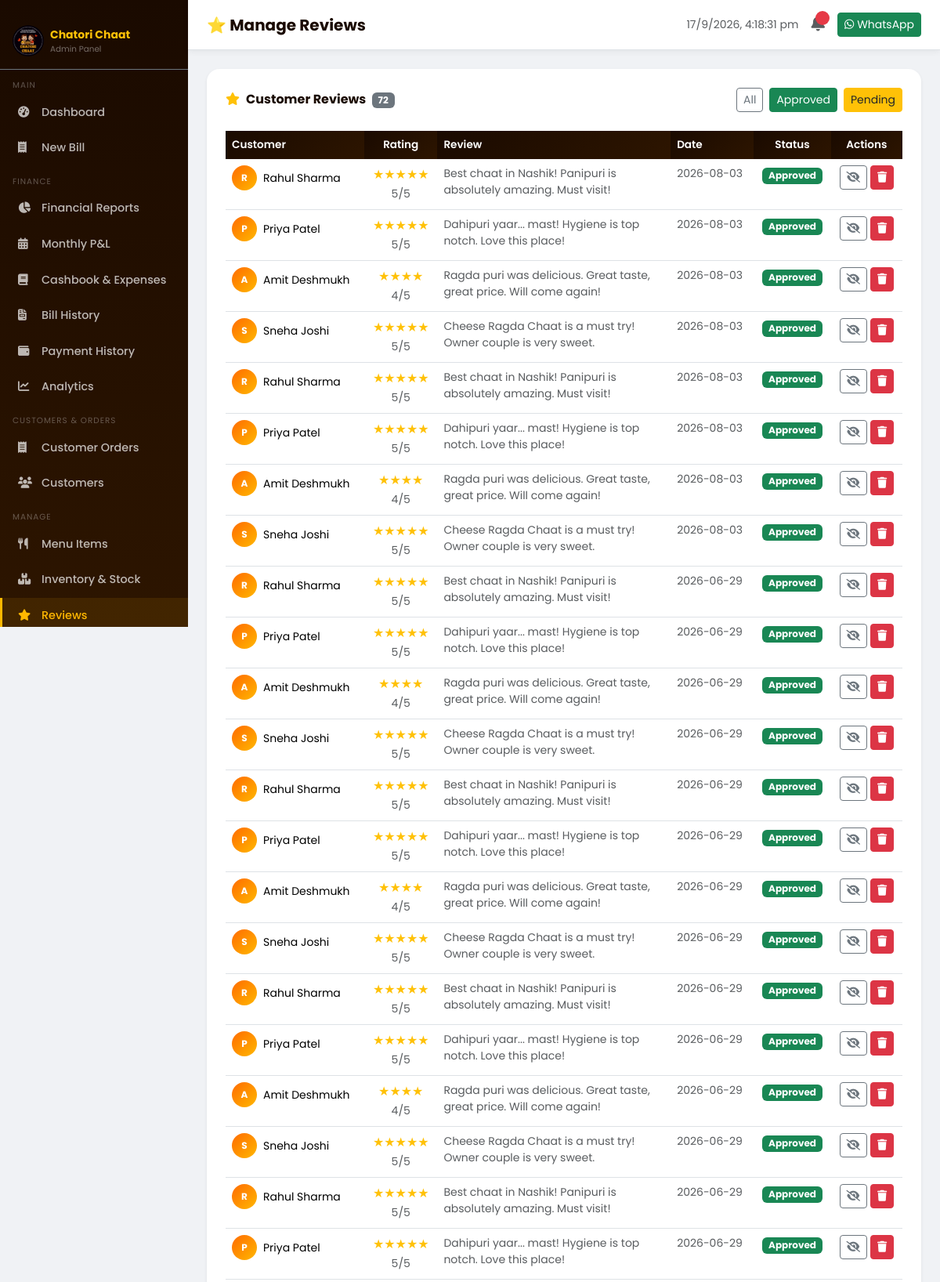
The page /admin/reviews (signed in, upper part) on the database its author committed.
### tables this page shows
CREATE TABLE reviews (
            id INTEGER PRIMARY KEY AUTOINCREMENT,
            name TEXT NOT NULL,
            rating INTEGER NOT NULL CHECK(rating BETWEEN 1 AND 5),
            comment TEXT,
            source TEXT DEFAULT 'website',
            approved INTEGER DEFAULT 1,
            created_at TIMESTAMP DEFAULT CURRENT_TIMESTAMP
        );

### app.py (the view)
@app.route('/admin/reviews')
@login_required
def admin_reviews():
    conn = get_db()
    reviews = conn.execute("SELECT * FROM reviews ORDER BY created_at DESC").fetchall()
    conn.close()
    return render_template('admin/reviews.html', reviews=reviews)

### app.py (called while the page is built)
def get_db():
    conn = sqlite3.connect(DB_PATH)
    conn.row_factory = sqlite3.Row
    conn.execute("PRAGMA foreign_keys = ON")
    return conn

def login_required(f):
    @wraps(f)
    def decorated(*args, **kwargs):
        if not session.get('admin'):
            return redirect(url_for('login'))
        return f(*args, **kwargs)
    return decorated

### templates/admin/reviews.html (shortened to what this page needs)
{% extends "admin/base_admin.html" %}
{% block page_title %}⭐ Manage Reviews{% endblock %}
{% block content %}
<div class="bg-white rounded-4 shadow-sm p-4">
  <div class="d-flex justify-content-between align-items-center mb-4">
    <h6 class="fw-bold mb-0"><i class="fas fa-star text-warning me-2"></i>Customer Reviews <span class="badge bg-secondary ms-1">{{ reviews|length }}</span></h6>
    <div class="d-flex gap-2">
      <button class="btn btn-sm btn-outline-secondary" onclick="filterReviews('all')">All</button>
      <button class="btn btn-sm btn-success" onclick="filterReviews('1')">Approved</button>
      <button class="btn btn-sm btn-warning text-dark" onclick="filterReviews('0')">Pending</button>
    </div>
  </div>
  <div class="table-responsive">
    <table class="table table-cc table-hover" id="reviewsTable">
      <thead><tr><th>Customer</th><th class="text-center">Rating</th><th>Review</th><th>Date</th><th class="text-center">Status</th><th class="text-center">Actions</th></tr></thead>
      <tbody>
        {% for review in reviews %}
        <tr id="rev-{{ review.id }}" data-approved="{{ review.approved }}">
          <td>
            <div class="d-flex align-items-center gap-2">
              <div class="rounded-circle d-flex align-items-center justify-content-center text-white fw-bold" style="width:32px;height:32px;background:linear-gradient(135deg,var(--saffron),var(--turmeric));font-size:0.75rem;flex-shrink:0;">{{ review.name[0]|upper }}</div>
              <span class="fw-600 small">{{ review.name }}</span>
            </div>
          </td>
          <td class="text-center"><div class="text-warning">{% for i in range(review.rating) %}★{% endfor %}</div><small class="text-muted">{{ review.rating }}/5</small></td>
          <td class="small text-muted" style="max-width:280px;">{{ review.comment or '—' }}</td>
          <td class="small text-muted">{{ review.created_at[:10] }}</td>
          <td class="text-center"><span class="badge {% if review.approved %}bg-success{% else %}bg-warning text-dark{% endif %}">{% if review.approved %}Approved{% else %}Pending{% endif %}</span></td>
          <td class="text-center">
            <div class="d-flex gap-1 justify-content-center">
              {% if not review.approved %}
              <button class="btn btn-sm btn-success" onclick="approveReview({{ review.id }})"><i class="fas fa-check"></i></button>
              {% else %}
              <button class="btn btn-sm btn-outline-secondary" onclick="hideReview({{ review.id }})"><i class="fas fa-eye-slash"></i></button>
              {% endif %}
              <button class="btn btn-sm btn-danger" onclick="deleteReview({{ review.id }})"><i class="fas fa-trash"></i></button>
            </div>
          </td>
        </tr>
        {% else %}
        <tr><td colspan="6" class="text-center text-muted py-4">No reviews yet.</td></tr>
        {% endfor %}
      </tbody>
    </table>
  </div>
</div>
{% endblock %}

### static/css/style.css (style rules this page uses)
:root { --saffron: #FF6B00; --turmeric: #FFB800; --chili: #E63946; --leaf: #2D6A4F; --leaf-light: #40916C; --dark: #1A0A00; --dark2: #2D1500; --cream: #FFF8F0; --text-dark: #1A0A00; --radius: 16px; --shadow: 0 8px 32px rgba(255,107,0,0.15); }
* { box-sizing: border-box; }
body { font-family: 'Poppins', sans-serif; background: var(--cream); color: var(--text-dark); overflow-x: hidden; }
.table-cc thead th { background: linear-gradient(135deg, var(--dark), var(--dark2)); color: white; border: none; font-weight: 600; font-size: 0.85rem; }

### rows shown on the page
reviews: name "R", name "Rahul Sharma", rating "5", comment "Best chaat in Nashik! Panipuri is absolutely amazing. Must visit!", created_at "2026-08-03", approved "Approved"
reviews: name "P", name "Priya Patel", rating "5", comment "Dahipuri yaar... mast! Hygiene is top notch. Love this place!", created_at "2026-08-03", approved "Approved"
reviews: name "A", name "Amit Deshmukh", rating "4", comment "Ragda puri was delicious. Great taste, great price. Will come again!", created_at "2026-08-03", approved "Approved"
reviews: name "S", name "Sneha Joshi", rating "5", comment "Cheese Ragda Chaat is a must try! Owner couple is very sweet.", created_at "2026-08-03", approved "Approved"
reviews: name "R", name "Rahul Sharma", rating "5", comment "Best chaat in Nashik! Panipuri is absolutely amazing. Must visit!", created_at "2026-08-03", approved "Approved"
reviews: name "P", name "Priya Patel", rating "5", comment "Dahipuri yaar... mast! Hygiene is top notch. Love this place!", created_at "2026-08-03", approved "Approved"
reviews: name "A", name "Amit Deshmukh", rating "4", comment "Ragda puri was delicious. Great taste, great price. Will come again!", created_at "2026-08-03", approved "Approved"
reviews: name "S", name "Sneha Joshi", rating "5", comment "Cheese Ragda Chaat is a must try! Owner couple is very sweet.", created_at "2026-08-03", approved "Approved"
reviews: name "R", name "Rahul Sharma", rating "5", comment "Best chaat in Nashik! Panipuri is absolutely amazing. Must visit!", created_at "2026-06-29", approved "Approved"
reviews: name "P", name "Priya Patel", rating "5", comment "Dahipuri yaar... mast! Hygiene is top notch. Love this place!", created_at "2026-06-29", approved "Approved"
reviews: name "A", name "Amit Deshmukh", rating "4", comment "Ragda puri was delicious. Great taste, great price. Will come again!", created_at "2026-06-29", approved "Approved"
reviews: name "S", name "Sneha Joshi", rating "5", comment "Cheese Ragda Chaat is a must try! Owner couple is very sweet.", created_at "2026-06-29", approved "Approved"
reviews: name "R", name "Rahul Sharma", rating "5", comment "Best chaat in Nashik! Panipuri is absolutely amazing. Must visit!", created_at "2026-06-29", approved "Approved"
reviews: name "P", name "Priya Patel", rating "5", comment "Dahipuri yaar... mast! Hygiene is top notch. Love this place!", created_at "2026-06-29", approved "Approved"
reviews: name "A", name "Amit Deshmukh", rating "4", comment "Ragda puri was delicious. Great taste, great price. Will come again!", created_at "2026-06-29", approved "Approved"
reviews: name "S", name "Sneha Joshi", rating "5", comment "Cheese Ragda Chaat is a must try! Owner couple is very sweet.", created_at "2026-06-29", approved "Approved"
reviews: name "R", name "Rahul Sharma", rating "5", comment "Best chaat in Nashik! Panipuri is absolutely amazing. Must visit!", created_at "2026-06-29", approved "Approved"
reviews: name "P", name "Priya Patel", rating "5", comment "Dahipuri yaar... mast! Hygiene is top notch. Love this place!", created_at "2026-06-29", approved "Approved"
reviews: name "A", name "Amit Deshmukh", rating "4", comment "Ragda puri was delicious. Great taste, great price. Will come again!", created_at "2026-06-29", approved "Approved"
reviews: name "S", name "Sneha Joshi", rating "5", comment "Cheese Ragda Chaat is a must try! Owner couple is very sweet.", created_at "2026-06-29", approved "Approved"
reviews: name "R", name "Rahul Sharma", rating "5", comment "Best chaat in Nashik! Panipuri is absolutely amazing. Must visit!", created_at "2026-06-29", approved "Approved"
reviews: name "P", name "Priya Patel", rating "5", comment "Dahipuri yaar... mast! Hygiene is top notch. Love this place!", created_at "2026-06-29", approved "Approved"

### other values the page prints
{{ reviews|length }} "72"
